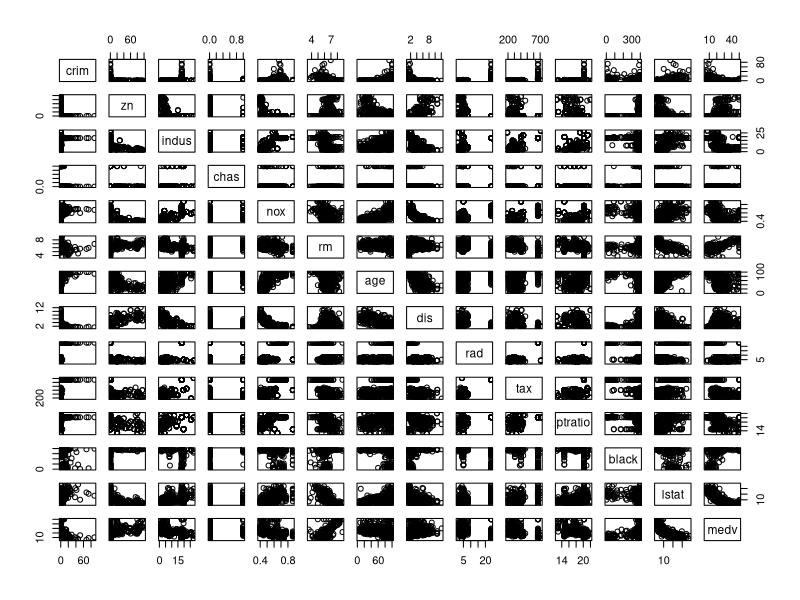
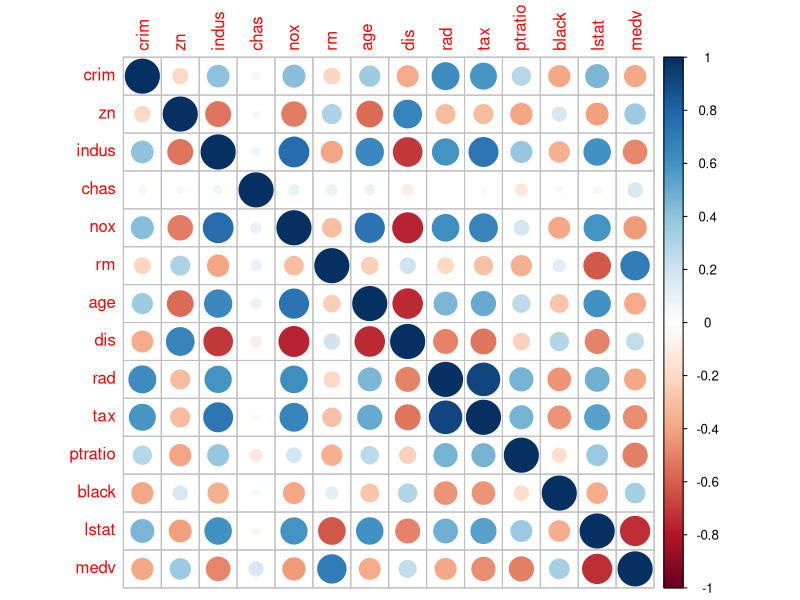
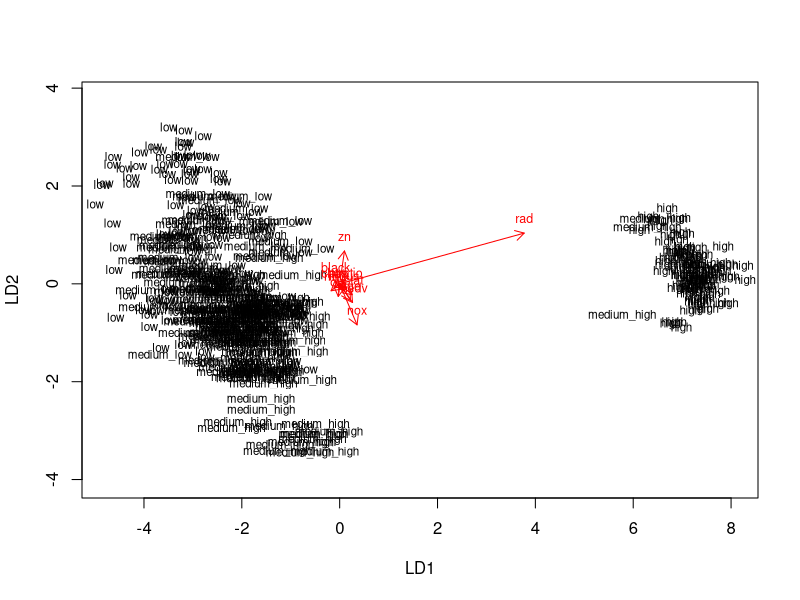
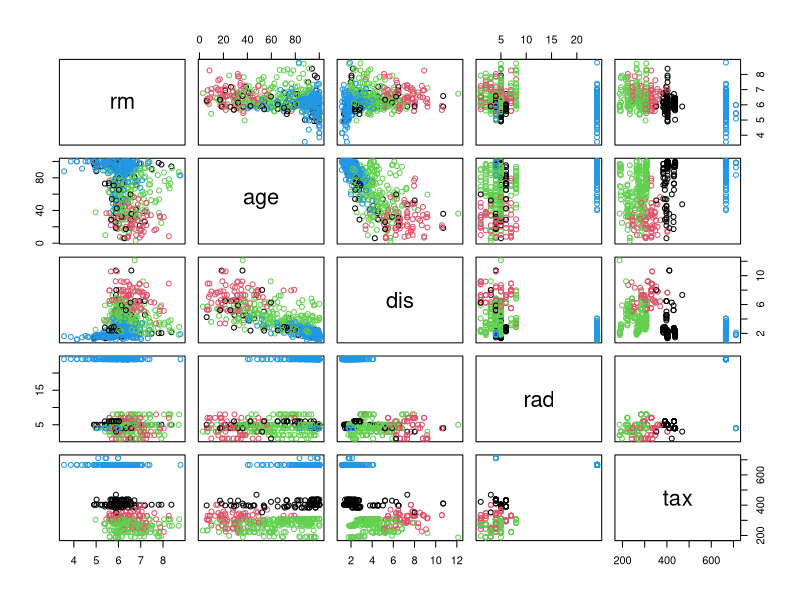
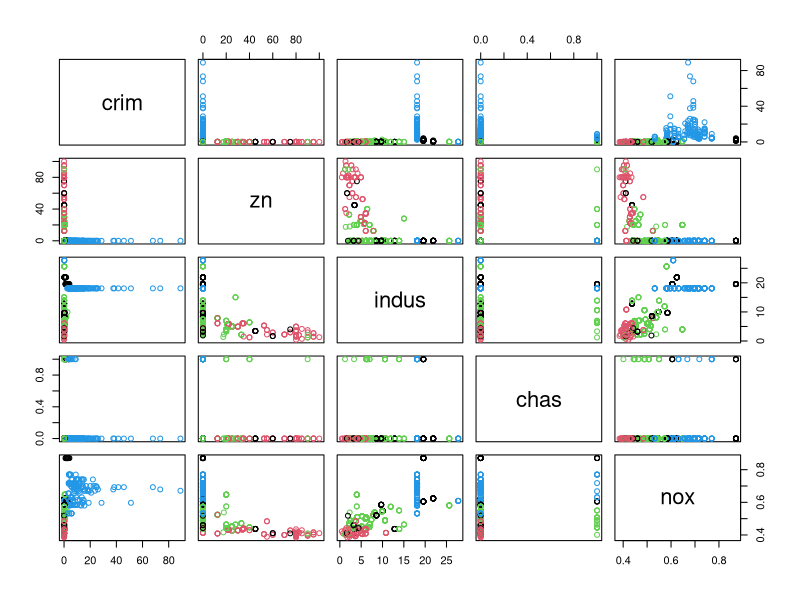
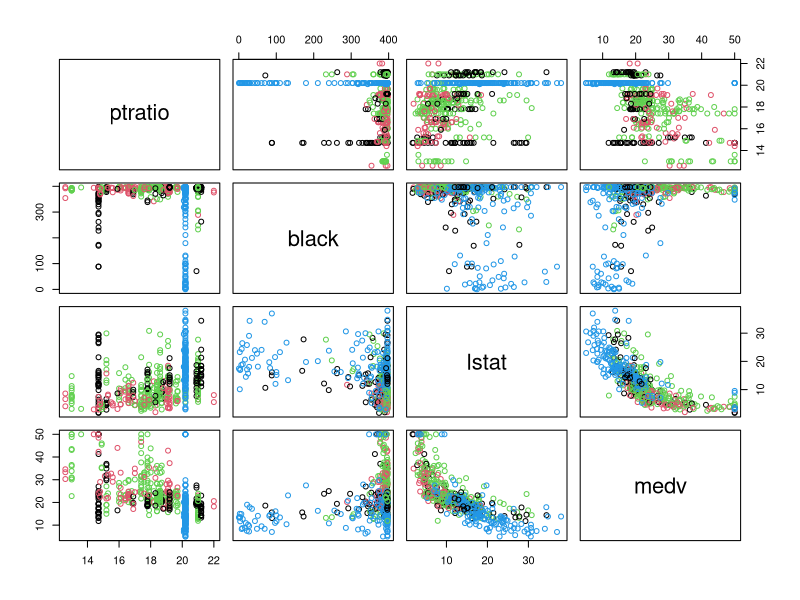
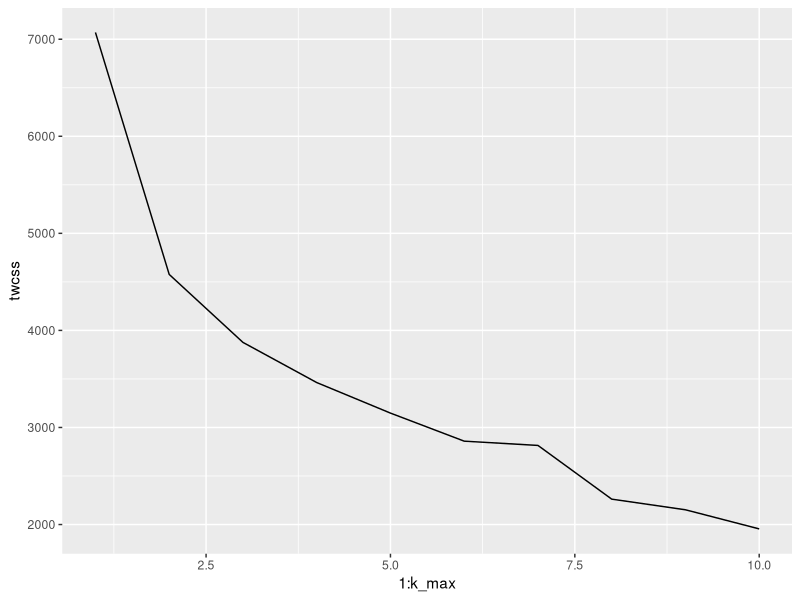
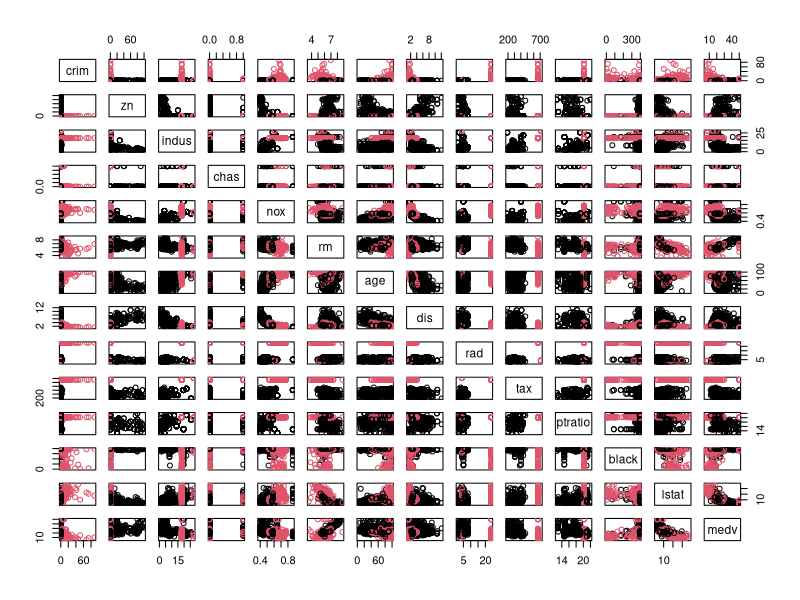

These charts were generated, in order, by the following R code:
## ---- chunk 1
library(MASS)
library(corrplot)
library(tidyverse)
data("Boston")
## ---- chunk 2
#explore the structure
str(Boston)
## ---- chunk 3
#explore the dimensions#
dim(Boston)
## ---- chunk 4
# plot matrix of the variables
pairs(Boston)
## ---- chunk 5
# calculate the correlation matrix and round it
cor_matrix <- cor(Boston) 

# print the correlation matrix
cor_matrix

# visualize the correlation matrix
library(corrplot)
corrplot(cor_matrix, method="circle")
## ---- chunk 6
#summaries of the variables in the data
summary(Boston)
## ---- chunk 7
# center and standardize variables
boston_scaled <- scale(Boston)

# summaries of the scaled variables
summary(boston_scaled)

# class of the boston_scaled object
class(boston_scaled)

# change the object to data frame
boston_scaled <- as.data.frame(boston_scaled)
boston_scaled
## ---- chunk 8
boston_scaled <- as.data.frame(scale(Boston))
boston_scaled$crim <- as.numeric(boston_scaled$crim)
# create a quantile vector of crim and print it
bins <- quantile(boston_scaled$crim)
bins
#Create a categorical variable of the crime rate
crime <- cut(boston_scaled$crim, 
             breaks = bins, 
             include.lowest = TRUE,
             label = c("low", "medium_low", "medium_high", "high"))
summary(crime)
## ---- chunk 9
# remove original crim from the dataset
boston_scaled <- dplyr::select(boston_scaled, -crim)

# add the new categorical value to scaled data
boston_scaled <- data.frame(boston_scaled, crime)
## ---- chunk 10
# number of rows in the Boston dataset 
n <- nrow(boston_scaled)

# choose randomly 80% of the rows
ind <- sample(n,  size = n * 0.8)

# create train set
train <- boston_scaled[ind,]

# create test set 
test <- boston_scaled[-ind,]

# save the correct classes from test data
correct_classes <- boston_scaled$crime

# remove the crime variable from test data
test <- dplyr::select(test, -crime)

summary(train)
summary(test)
nrow(train)
nrow(test)
## ---- chunk 11
# linear discriminant analysis
lda.fit <- lda(crime ~., data = train)

# print the lda.fit object
lda.fit 
## ---- chunk 12
# the function for lda biplot arrows
lda.arrows <- function(x, myscale = 1, arrow_heads = 0.1, color = "red", tex = 0.75, choices = c(1,2)){
  heads <- coef(x)
  arrows(x0 = 0, y0 = 0, 
         x1 = myscale * heads[,choices[1]], 
         y1 = myscale * heads[,choices[2]], col=color, length = arrow_heads)
  text(myscale * heads[,choices], labels = row.names(heads), 
       cex = tex, col=color, pos=3)
}

# target classes as numeric
classes <- as.numeric(train$crime)

# plot the lda results
plot(lda.fit, dimen = 2)
lda.arrows(lda.fit, myscale = 1)
## ---- chunk 13
# predict classes with test data
lda.pred <- predict(lda.fit, newdata = test)

# cross tabulate the results
predictions <- lda.pred$class
#table(correct = correct_classes, predicted = predictions)
## ---- chunk 14
library(MASS)
#reload the Boston dataset and standardize the detaset
data("Boston") 
boston_scaled <- as.data.frame(scale(Boston))

#calculate the distances between the observations
dist <- dist(boston_scaled)
summary(dist)
## ---- chunk 15
set.seed(13)
km <- kmeans(Boston, centers = 4)

# plot the Boston dataset with clusters
km <- kmeans(Boston, centers = 4)

# plot the Boston dataset with clusters
pairs(Boston[6:10], col = km$cluster)
pairs(Boston[1:5], col = km$cluster)
pairs(Boston[11:14], col = km$cluster)


## ---- chunk 16
set.seed(123)

# determine the number of clusters
k_max <- 10

# calculate the total within sum of squares
twcss <- sapply(1:k_max, function(k){kmeans(boston_scaled, k)$tot.withinss})

# visualize the results
qplot(x = 1:k_max, y = twcss, geom = 'line')

# k-means clustering
km <- kmeans(Boston, centers = 2)

# plot the Boston dataset with clusters
pairs(Boston, col = km$cluster)
